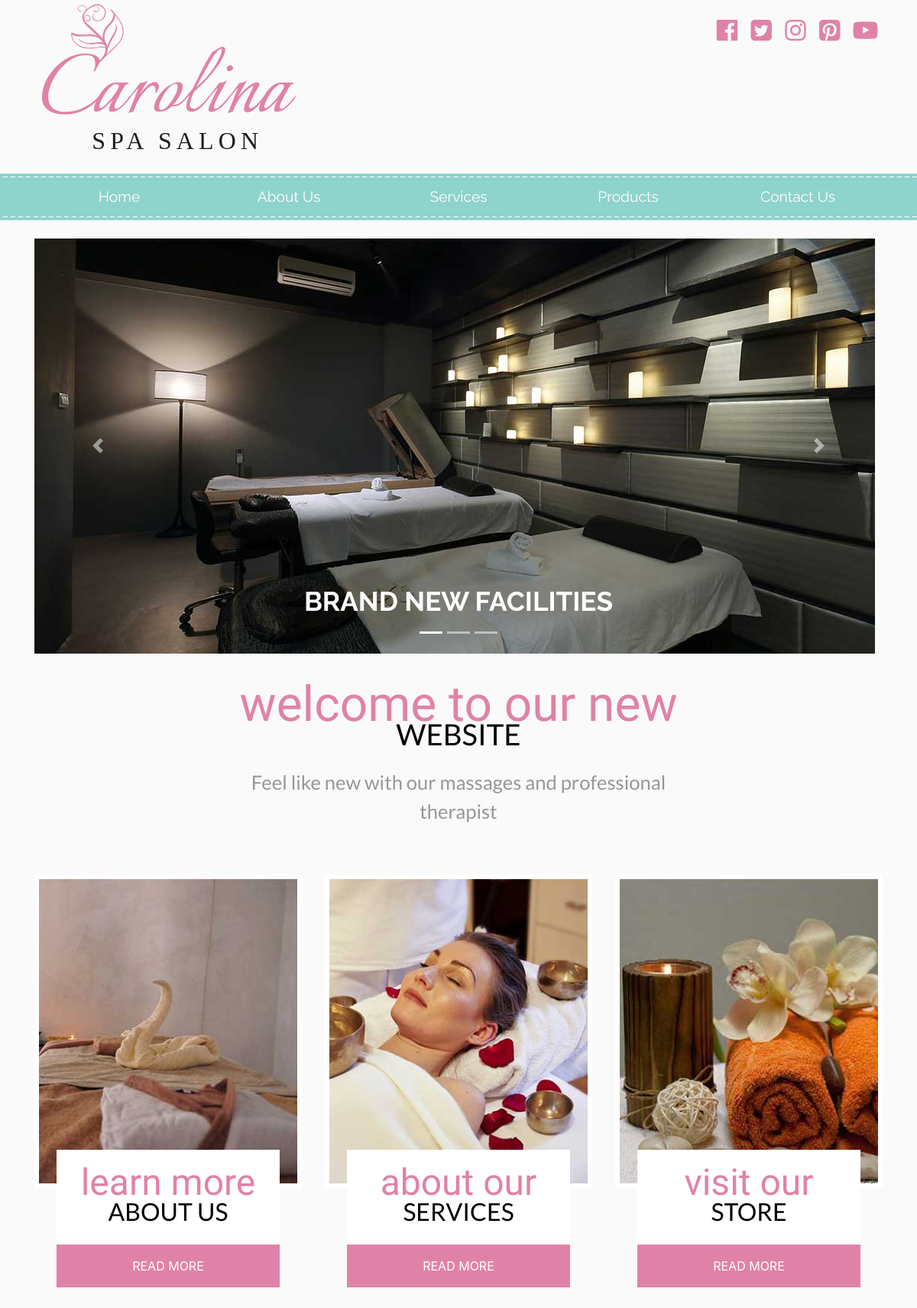
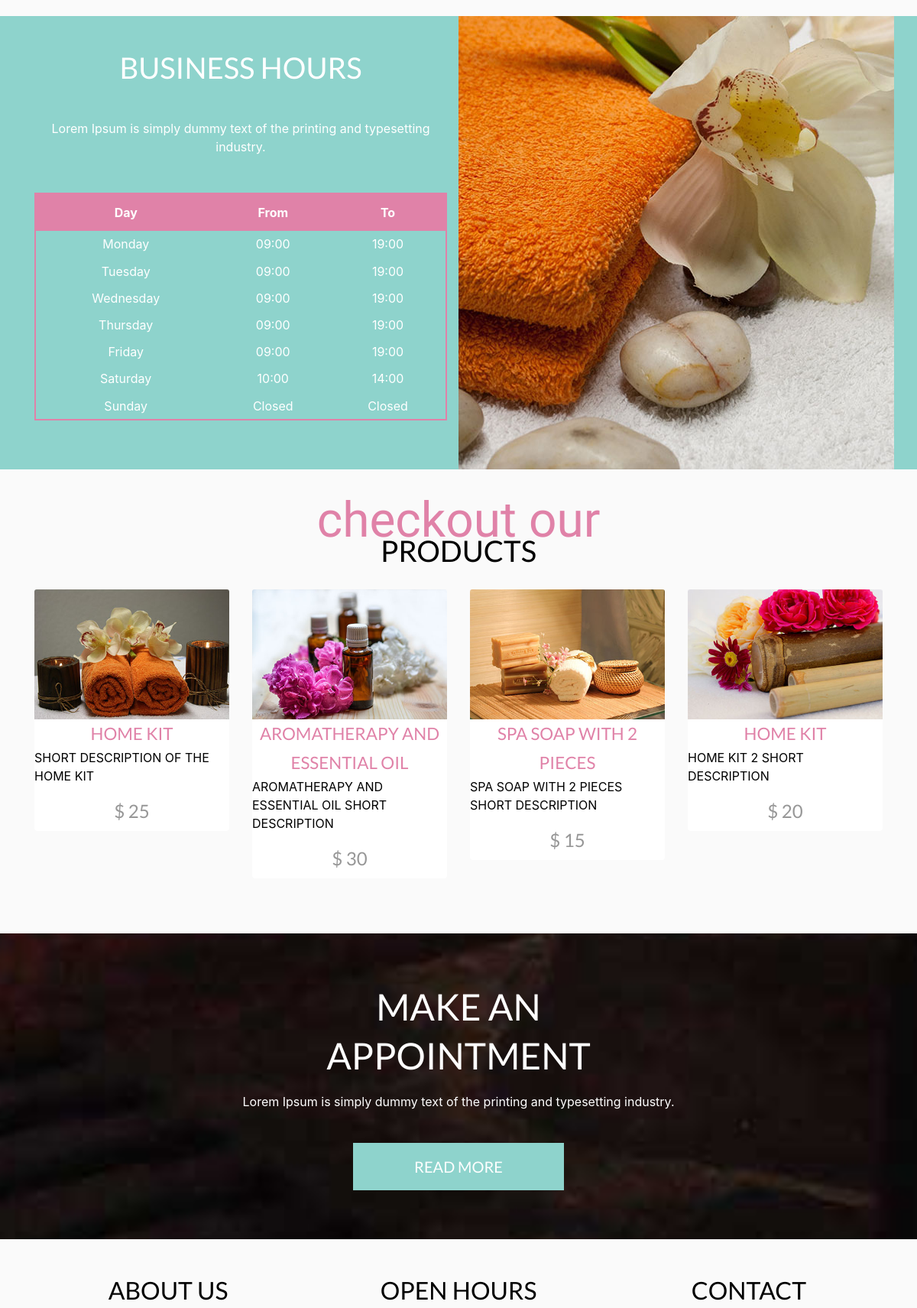
The page / (upper part) on the database its author committed (2 pictures, top to bottom).
### tables this page shows
CREATE TABLE `products` (
  `id` int(11) NOT NULL,
  `name` varchar(30) NOT NULL,
  `image_full` varchar(30) NOT NULL,
  `image_thumb` varchar(30) NOT NULL,
  `price` varchar(5) NOT NULL,
  `description` longtext NOT NULL,
  `short_description` varchar(50) NOT NULL
);

### index.php (the view, shortened to what this page needs)
<?php
    include 'templates/header.php';
    include 'templates/navigation.php';
?>
    <div class="container">
          <div id="main-slider" class="carousel slide mt-4" data-ride="carousel">
                <ol class="carousel-indicators">
                    <li data-target="#main-slider" data-slide-to="0" class="active"></li>
                    <li data-target="#main-slider" data-slide-to="1"></li>
                    <li data-target="#main-slider" data-slide-to="2"></li>
                </ol>
               <div class="carousel-inner" role="listbox">
                  <div class="carousel-item active">
                        <img src="img/slide_01.jpg" class="d-block img-fluid" alt="our facilities">
                        <div class="carousel-caption d-none d-md-block">
                            <h3 class="text-uppercase">Brand new facilities</h3>
                        </div>
                  </div>
               </div>
               <a href="#main-slider" class="carousel-control-prev" data-slide="prev">
                  <span class="carousel-control-prev-icon" area-hidden="true"></span>
               </a>
               <a href="#main-slider" class="carousel-control-next" data-slide="next">
                  <span class="carousel-control-next-icon" area-hidden="true"></span>
               </a>
          </div>
    </div>
    <section class="new-website py-5">
        <h2 class="text-center text-uppercase"><span class="text-lowercase">Welcome to our new</span> website</h2>
        <p class="text-center mt-4">Feel like new with our massages and professional<br> therapist</p>
    </section>
    <div class="container pb-5">
      <div class="row">
          <div class="col-md-4 col-12 text-center mb-4 mb-md-0">
              <div class="image-links">
                  <img class="img-fluid" src="img/service_01.jpg">
                  <div class="row no-gutters">
                      <div class="col-8 offset-2 col-md-10 offset-md-1 image-info pt-4">
                          <h3 class="text-center text-uppercase"><span class="text-lowercase">learn more</span> about us</h3>
                          <a href="#" class="btn btn-success text-uppercase btn-block mt-4 py-3">read more</a>
                      </div>
                  </div>
              </div>
          </div>
          <div class="col-md-4 col-12 text-center mb-4 mb-md-0">
              <div class="image-links">
                  <img class="img-fluid" src="img/service_02.jpg">
                  <div class="row no-gutters">
                      <div class="col-8 offset-2 col-md-10 offset-md-1 image-info pt-4">
                          <h3 class="text-center text-uppercase"><span class="text-lowercase">about our</span> services</h3>
                          <a href="#" class="btn btn-success text-uppercase btn-block mt-4 py-3">read more</a>
                      </div>
                  </div>
              </div>
          </div>
          <div class="col-md-4 col-12 text-center mb-4 mb-md-0">
              <div class="image-links">
                  <img class="img-fluid" src="img/service_03.jpg">
                  <div class="row no-gutters">
                      <div class="col-8 offset-2 col-md-10 offset-md-1 image-info pt-4">
                          <h3 class="text-center text-uppercase"><span class="text-lowercase">visit our</span> store</h3>
                          <a href="#" class="btn btn-success text-uppercase btn-block mt-4 py-3">read more</a>
                      </div>
                  </div>
              </div>
          </div>
      </div>
    </div>
    <div class="business-hours">
        <div class="container">
            <div class="row">
                <div class="col-md-6 py-5">
                   <?php include 'templates/business_hours.php'?>
                </div>
                <div class="col-md-6 bg-hours">
                </div>
            </div>
        </div>
    </div>
    <div class="container products py-5">
        <h2 class="text-center text-uppercase"><span class="text-lowercase">checkout our</span> products</h2>
        <div class="row py-4">
            <?php
              try {
                require_once 'inc/db.php';
                $sql = 'SELECT `id`, `name`, `image_thumb`, `price`, `short_description` FROM `products` LIMIT 4 ';
                $result = $db->query($sql);
              } catch (Exception $e) {
                $error = $e->getMessage();
              }
              $rows = $result->num_rows;
              if(!$rows) {
                echo "No Results Found";
              } else {
                while($products = $result->fetch_assoc()) { ?>
                  <div class="col-6 col-md-3 mb-5 mb-md-0">
                      <div class="card">
                          <a href="product.php?product=<?php echo $products['id']; ?>">
                              <img src="img/<?php echo $products['image_thumb']; ?>" class="card-img-top img-fluid">
                              <div class="card-block">
                                  <h3 class="card-title text-center text-uppercase mb-0"><?php echo $products['name']; ?></h3>
                                  <p class="card-text text-uppercase"><?php echo $products['short_description']; ?></p>
                                  <p class="price text-center mb-2">$ <?php echo $products['price']; ?></p>
                              </div>
                          </a>
                      </div>
                  </div>
            <?php
              }
            }
            ?>
        </div>
    </div>
<?php
    include 'templates/appointment.php'
?>
<?php
    include 'templates/footer.php';
?>

### css/styles.css (style rules this page uses)
body { background-color: #fafafa; }
.carousel .carousel-caption h3 { font-family: 'Raleway', sans-serif; font-size: 2.2rem; font-weight: 700; color: #fff; }
.new-website p { font-size: 1.6rem; color: #979797; font-family: 'Lato', sans-serif; }
.image-links img { border: 6px solid white; -webkit-transition: transform .3s ease; -ms-transition: transform .3s ease; transition: transform .3s ease; }
.image-info { background-color: #ffffff; margin-top: -50px; }
.image-info .btn-success { background-color: #e082a8; border: none; border-radius: 0; }
h2 { font-size: 2.4rem; color: black; }
h2 span { font-size: 4rem; color: #e082a8; }
h2, h3 { font-family: 'Lato', sans-serif; color: black; line-height: 2.4rem; }
h3 { font-size: 2rem; }
h3 span { font-size: 3rem; }
h2 span, h3 span { font-family: 'Italianno', cursive; display: block; color: #e082a8; }
.business-hours { background-color: #8ed3cc; color: #ffffff; }
.bg-hours { background-image: url(../img/bg_hours.jpg); background-repeat: no-repeat; background-position: center; min-height: 300px; }
.products .card { border: none; }
.products .card a { color: #000; }
.products .card h3 { font-size: 1.4rem; color: #e082a8; }
.products .card p.price { font-size: 1.5rem; font-family: 'Lato', sans-serif; color: #979797; }

### rows shown on the page
products: image_thumb (picture), name "HOME KIT", short_description "SHORT DESCRIPTION OF THE HOME KIT", price "25"
products: image_thumb (picture), name "AROMATHERAPY AND ESSENTIAL OIL", short_description "AROMATHERAPY AND ESSENTIAL OIL SHORT DESCRIPTION", price "30"
products: image_thumb (picture), name "SPA SOAP WITH 2 PIECES", short_description "SPA SOAP WITH 2 PIECES SHORT DESCRIPTION", price "15"
products: image_thumb (picture), name "HOME KIT", short_description "HOME KIT 2 SHORT DESCRIPTION", price "20"
